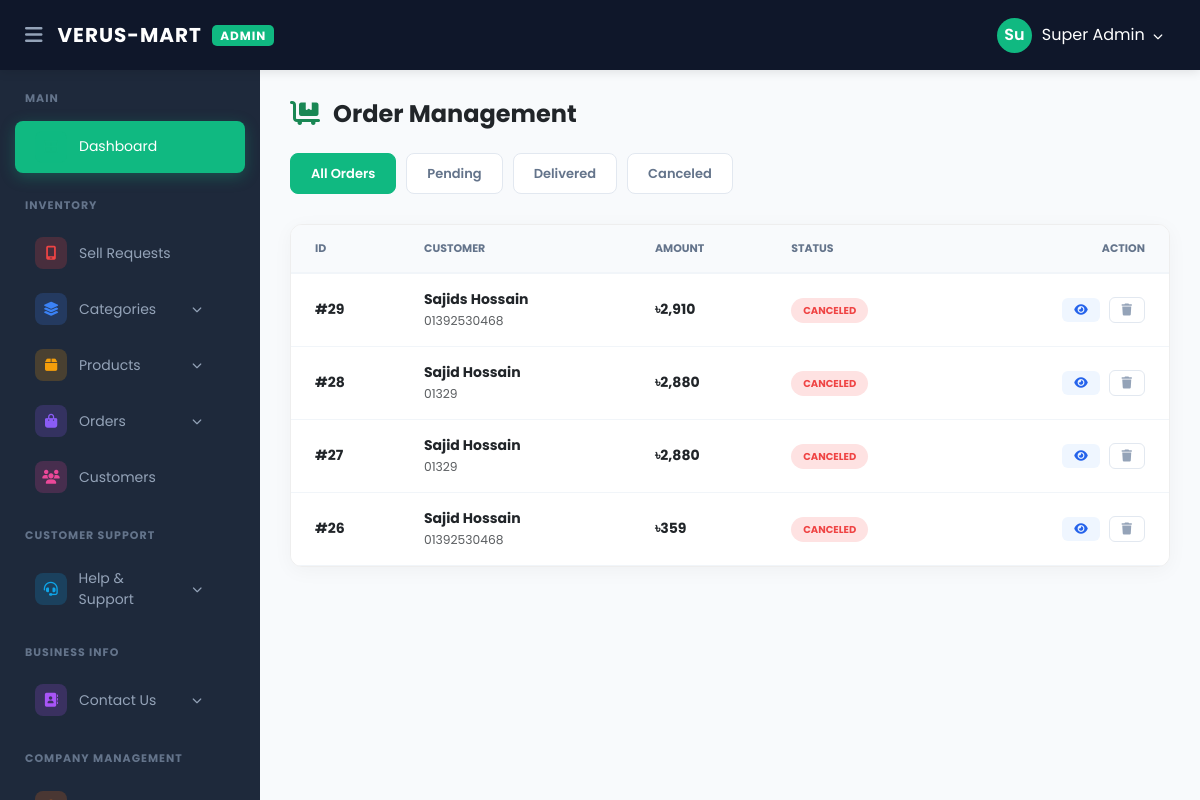
/verusmart/admin/all_orders.php (signed in), run on the app's committed database.
### tables this page shows
CREATE TABLE `orders` (
  `id` int(11) NOT NULL,
  `user_id` int(11) DEFAULT NULL,
  `customer_name` varchar(255) NOT NULL,
  `email` varchar(100) DEFAULT NULL,
  `phone` varchar(20) DEFAULT NULL,
  `address` text DEFAULT NULL,
  `order_note` text DEFAULT NULL,
  `total_amount` decimal(10,2) NOT NULL,
  `status` varchar(50) DEFAULT 'pending',
  `order_date` datetime DEFAULT current_timestamp()
);

### verusmart/admin/all_orders.php (the view, shortened to what this page needs)
<?php
include 'header.php';
include 'sidebar.php';
$view = isset($_GET['view']) ? $_GET['view'] : 'all';
?>
<div class="content-wrapper">
    <div class="d-flex justify-content-between align-items-center mb-4">
        <h4 class="fw-bold m-0"><i class="fa-solid fa-cart-flatbed text-success me-2"></i> Order Management</h4>
    </div>
    <div class="nav-tabs-custom">
        <a href="all_orders.php?view=all" class="nav-link-custom <?php echo ($view=='all'?'active':''); ?>">All Orders</a>
        <a href="all_orders.php?view=pending" class="nav-link-custom <?php echo ($view=='pending'?'active':''); ?>">Pending</a>
        <a href="all_orders.php?view=delivered" class="nav-link-custom <?php echo ($view=='delivered'?'active':''); ?>">Delivered</a>
        <a href="all_orders.php?view=canceled" class="nav-link-custom <?php echo ($view=='canceled'?'active':''); ?>">Canceled</a>
    </div>
    <div class="table-card">
        <div class="table-responsive">
            <table class="table mb-0">
                <thead>
                    <tr>
                        <th class="ps-4">ID</th>
                        <th>Customer</th>
                        <th>Amount</th>
                        <th>Status</th>
                        <th class="text-end pe-4">Action</th>
                    </tr>
                </thead>
                <tbody>
                    <?php
                    if($view == 'delivered') { $sql = "SELECT * FROM orders WHERE status='delivered'"; }
                    elseif($view == 'canceled') { $sql = "SELECT * FROM orders WHERE status='canceled'"; }
                    elseif($view == 'pending') { $sql = "SELECT * FROM orders WHERE status='pending' OR status=''"; }
                    else { $sql = "SELECT * FROM orders"; }
                    $sql .= " ORDER BY id DESC";
                    $res = mysqli_query($conn, $sql);
                    if(mysqli_num_rows($res) > 0){
                        while($row = mysqli_fetch_assoc($res)){
                            $status = strtolower($row['status'] ?: 'pending');
                    ?>
                    <tr>
                        <td class="ps-4 fw-bold">#<?php echo $row['id']; ?></td>
                        <td>
                            <div class="fw-bold"><?php echo htmlspecialchars($row['customer_name']); ?></div>
                            <small class="text-muted"><?php echo $row['phone']; ?></small>
                        </td>
                        <td class="fw-bold text-dark">৳<?php echo number_format($row['total_amount']); ?></td>
                        <td>
                            <span class="status-badge <?php
                                if($status == 'delivered') echo 'badge-delivered';
                                elseif($status == 'canceled') echo 'badge-canceled';
                                else echo 'badge-pending';
                            ?>">
                                <?php echo strtoupper($status); ?>
                            </span>
                        </td>
                        <td class="text-end pe-4">
                            <a href="order_details.php?id=<?php echo $row['id']; ?>" class="action-btn btn-view" title="View Details">
                                <i class="fa-solid fa-eye"></i>
                            </a>
                            <a href="all_orders.php?id=<?php echo $row['id']; ?>&do=delete" class="action-btn btn-delete" onclick="return confirm('WARNING: This will permanently delete the order! Are you sure?')" title="Delete Order">
                                <i class="fa-solid fa-trash"></i>
                            </a>
                        </td>
                    </tr>
                    <?php }
                    } else { echo "<tr><td colspan='5' class='text-center py-5 text-muted'>No orders found.</td></tr>"; } ?>
                </tbody>
            </table>
        </div>
    </div>
</div>
</body>
</html>

### verusmart/admin/header.php (style rules this page uses)
:root { --sidebar-width: 260px; --top-bg: #0f172a; --primary-blue: #3b82f6; }
* { margin: 0; padding: 0; box-sizing: border-box; font-family: 'Poppins', sans-serif; }
body { background: #f8fafc; overflow-x: hidden; }

### verusmart/admin/all_orders.php (style rules this page uses)
:root { --sidebar-width: 260px; --green: #10b981; --red: #ef4444; --primary: #3b82f6; --dark: #1e293b; }
.content-wrapper { margin-left: var(--sidebar-width); padding: 100px 30px; background: #f8fafc; min-height: 100vh; font-family: 'Roboto', sans-serif; }
.nav-tabs-custom { display: flex; gap: 10px; margin-bottom: 25px; overflow-x: auto; padding-bottom: 5px; }
.nav-link-custom { padding: 10px 20px; background: #fff; border: 1px solid #e2e8f0; border-radius: 8px; text-decoration: none; color: #64748b; font-weight: 600; font-size: 13px; transition: 0.3s; white-space: nowrap; }
.nav-link-custom.active { background: var(--green); color: #fff; border-color: var(--green); }
.table-card { background: #fff; border-radius: 12px; box-shadow: 0 4px 20px rgba(0,0,0,0.04); overflow: hidden; border: 1px solid #eee; }
.table thead th { background: #f8fafc; padding: 15px; font-size: 11px; color: #64748b; text-transform: uppercase; border-bottom: 2px solid #f1f5f9; }
.table tbody td { padding: 15px; border-bottom: 1px solid #f1f5f9; vertical-align: middle; font-size: 14px; }
.status-badge { padding: 5px 12px; border-radius: 50px; font-size: 10px; font-weight: 700; text-transform: uppercase; }
.badge-canceled { background: #fee2e2; color: var(--red); }
.action-btn { padding: 6px 12px; border-radius: 6px; font-size: 12px; font-weight: 600; text-decoration: none; display: inline-flex; align-items: center; transition: 0.3s; }
.btn-view { background: #eff6ff; color: #2563eb; margin-right: 5px; }
.btn-delete { background: #fff; color: #94a3b8; border: 1px solid #e2e8f0; }

### data on the page
orders: id "29", customer_name "Sajids Hossain", phone "01392530468", total_amount "2,910", status "CANCELED"
orders: id "28", customer_name "Sajid Hossain", phone "01329", total_amount "2,880", status "CANCELED"
orders: id "27", customer_name "Sajid Hossain", phone "01329", total_amount "2,880", status "CANCELED"
orders: id "26", customer_name "Sajid Hossain", phone "01392530468", total_amount "359", status "CANCELED"

### other printed values
substr($_SESSION['admin_name'], 0, 2) "Su"
$_SESSION['admin_name'] "Super Admin"
